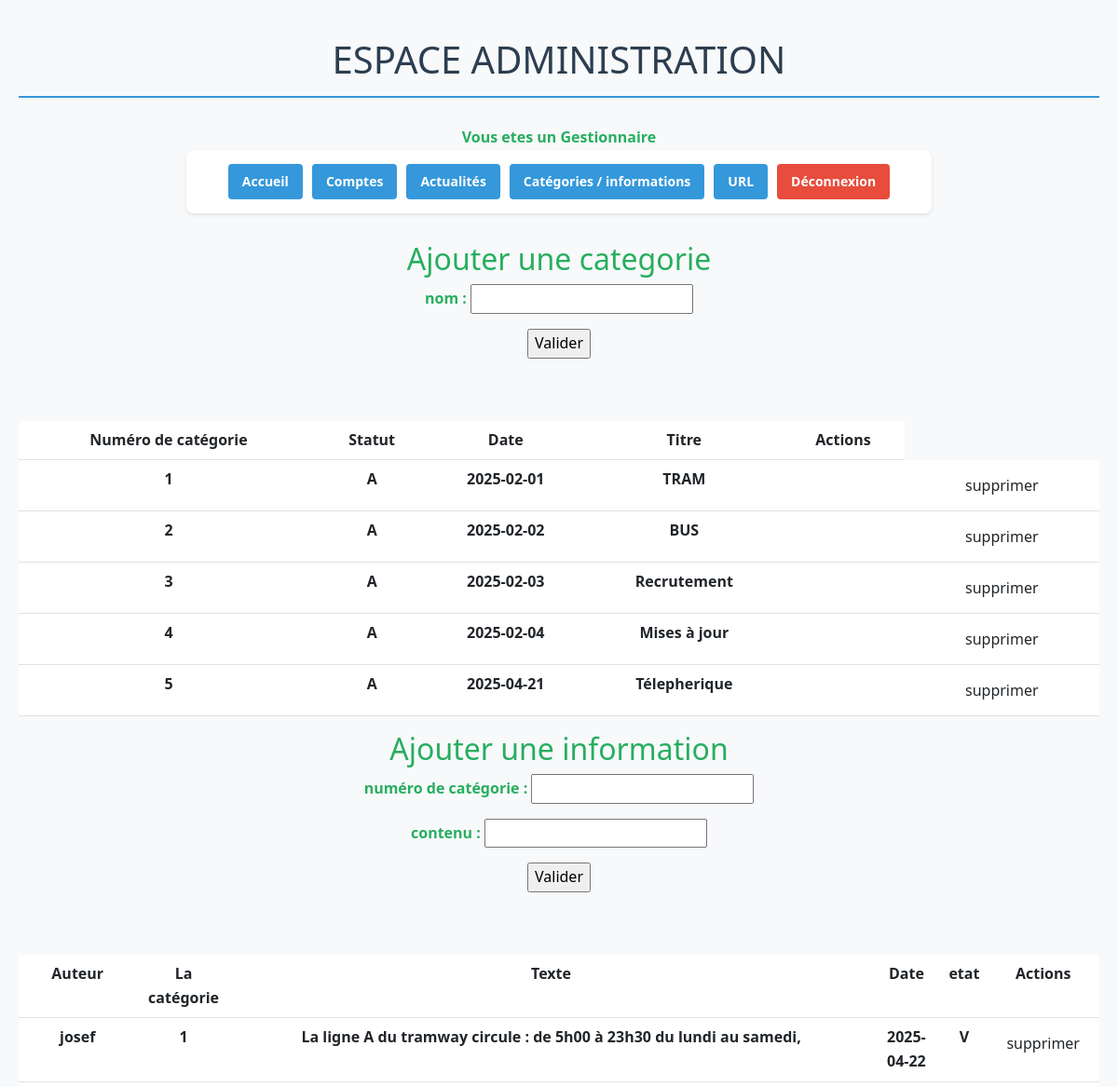
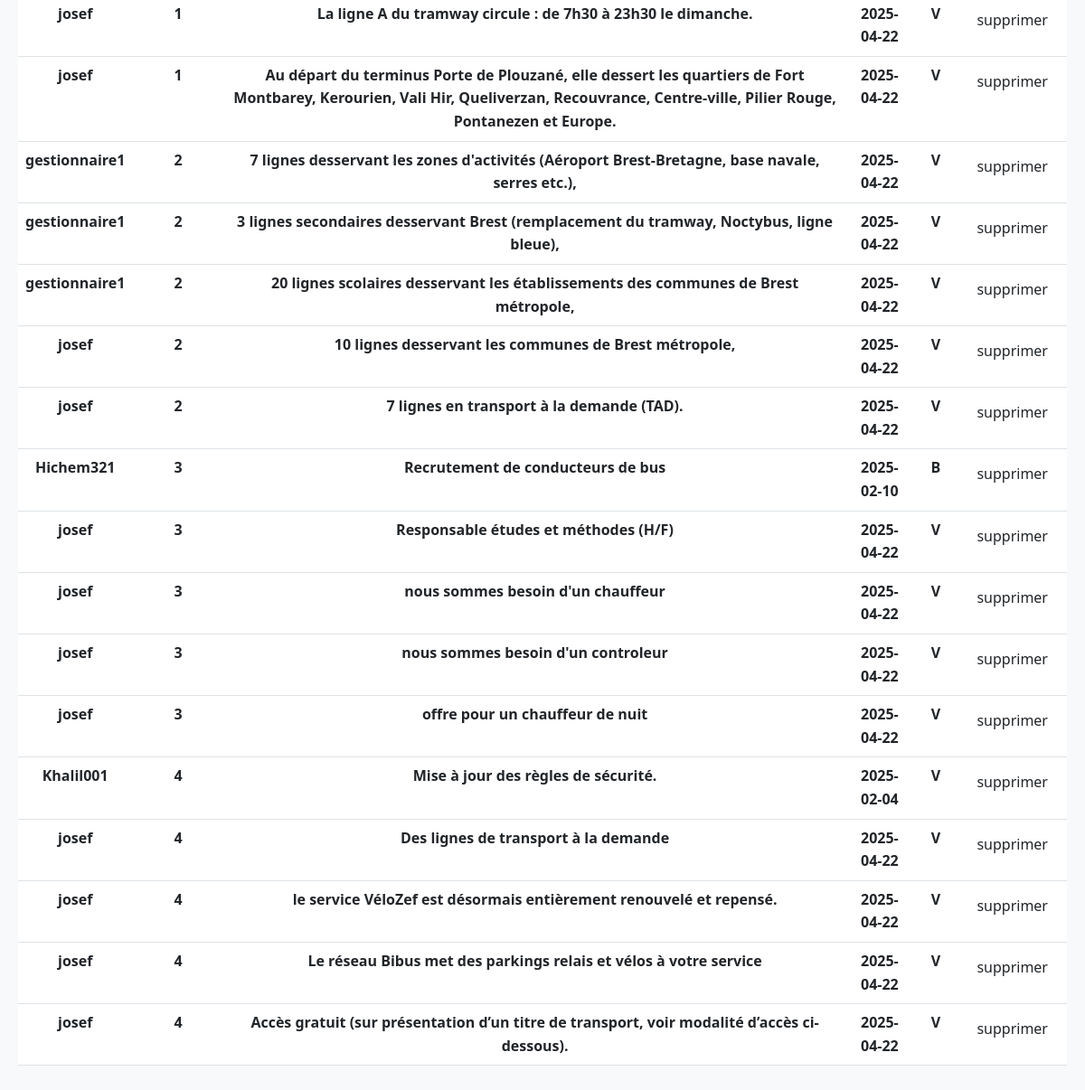
The app's page /session/admin_categories.php (signed in) with its own data (2 pictures, top to bottom).
### tables this page shows
CREATE TABLE `t_categorie_cat` (
  `cat_num` int(11) NOT NULL,
  `cat_statu` char(1) NOT NULL,
  `cat_date` date NOT NULL,
  `cat_intitule` varchar(100) NOT NULL
);

CREATE TABLE `t_information_inf` (
  `inf_num` int(11) NOT NULL,
  `cpt_pseudo` varchar(20) NOT NULL,
  `cat_num` int(11) NOT NULL,
  `inf_text` varchar(300) NOT NULL,
  `inf_date` date NOT NULL,
  `inf_fichierImage` varchar(300) DEFAULT NULL,
  `inf_etat` char(1) DEFAULT NULL
);

### session/admin_categories.php (the view, shortened to what this page needs)
<!DOCTYPE html>
<html>
<head>
    <link href="https://cdn.jsdelivr.net/npm/bootstrap@5.3.0/dist/css/bootstrap.min.css" rel="stylesheet">
</head>
<body>
</body>
</html>
<body>
    <h1>ESPACE ADMINISTRATION</h1>
    <?php
        if (isset($_SESSION['role'])) {
            if ($_SESSION['role'] == 'R') {
                echo "<a style='color: #e74c3c;'>Vous etes un Rédacteur</a>";
                echo "<div class='menu'>";
                echo "<div class='menu-container'>";
                echo "<a href='admin_accueil.php' class='menu-button'>Accueil</a>";
                echo "<a href='actualites.php' class='menu-button'>Actualités</a>";
                echo "<a href='admin_categories.php' class='menu-button'>Catégories / informations</a>";
                echo "<a href='url.php' class='menu-button'>URL</a>";
                echo "<a href='deconnexion.php' class='menu-button' style='background-color: #e74c3c;'>Déconnexion</a>";
                echo "</div>";
                echo "</div>";
            } elseif ($_SESSION['role'] == 'G') {
                echo "Vous etes un Gestionnaire";
                echo "<div class='menu'>";
                echo "<div class='menu-container'>";
                echo "<a href='admin_accueil.php' class='menu-button'>Accueil</a>";
                echo "<a href='admin_comptes.php' class='menu-button'>Comptes</a>";
                echo "<a href='actualites.php' class='menu-button'>Actualités</a>";
                echo "<a href='admin_categories.php' class='menu-button'>Catégories / informations</a>";
                echo "<a href='url.php' class='menu-button'>URL</a>";
                echo "<a href='deconnexion.php' class='menu-button' style='background-color: #e74c3c;'>Déconnexion</a>";
                echo "</div>";
                echo "</div>";
            }
        }
    ?>
    <div id="contenu">
        <h2>Ajouter une categorie</h2>
        <form action="cat_action.php" method="post">
            <p>nom  : <input type="text" name="texte" /></p>
            <p><input type="submit" value="Valider"></p>
        </form>
    </div>
    <?php
        $mysqli = new mysqli('localhost', 'e22204613sql', 'xdO9N6!G', 'e22204613_db2');
        if (isset($_SESSION['role'])) {
            echo ("<br />");
                $requete3="SELECT * FROM `t_categorie_cat`;";
                $resultat3 = $mysqli->query($requete3);
                if ($resultat3 == false) {
                    echo "Error: La requête a échoué \n";
                    echo "Errno: " . $mysqli->errno . "\n";
                    echo "Error: " . $mysqli->error . "\n";
                    exit();
                } else {
                    echo("<br>");
                    echo("<table class='table table-hover'>");
                    echo("<tr>");
                    echo("<th>"); echo ("Numéro de catégorie"); echo("</th>");
                    echo("<th>"); echo ("Statut"); echo("</th>");
                    echo("<th>"); echo ("Date"); echo("</th>");
                    echo("<th>"); echo ("Titre"); echo("</th>");
                    echo("<th>"); echo ("Actions"); echo("</th>");
                    echo("</tr>");
                    while ($cat=$resultat3->fetch_assoc()){
                        echo ("<tr>");
                        echo ("<td>");
                        echo ($cat['cat_num']);
                        echo ("</td>");
                        echo ("<td>");
                        echo ($cat['cat_statu']);
                        echo ("</td>");
                        echo ("<td>");
                        echo ($cat['cat_date']);
                        echo ("</td>");
                        echo ("<td>");
                        echo ($cat['cat_intitule']);
                        echo ("</td>");
                        echo ("<td>");
                            echo ("<td>");
                            echo "<form action='cat_action.php' method='POST'>";
                            echo "<button type='submit' class='btn btn-default'
                            name='desactive'>supprimer</button>";
                        echo "</form>";
                        echo ("</td>");
                        echo ("</tr>");
                    }
                    echo ("</table>");
                }
            }
    ?>
    <div id="contenu">
        <h2>Ajouter une information</h2>
        <form action="inf_action.php" method="post">
            <p>numéro de catégorie  : <input type="text" name="num"  /></p>
            <p>contenu : <input type="text" name="texte" /></p>
            <p><input type="submit" value="Valider"></p>
        </form>
    </div>
    <?php
        $mysqli = new mysqli('localhost', 'e22204613sql', 'xdO9N6!G', 'e22204613_db2');
        if (isset($_SESSION['role'])) {
            echo ("<br />");
                $requete2="SELECT * FROM t_information_inf JOIN t_compte_cpt USING (cpt_pseudo) ORDER BY cat_num ;";
                $resultat2 = $mysqli->query($requete2);
                if ($resultat2 == false) {
                    echo "Error: La requête a échoué \n";
                    echo "Errno: " . $mysqli->errno . "\n";
                    echo "Error: " . $mysqli->error . "\n";
                    exit();
                } else {
                    echo("<br>");
                    echo("<table class='table table-hover'>");
                    echo("<tr>");
                    echo("<th>"); echo ("Auteur"); echo("</th>");
                    echo("<th>"); echo ("La catégorie"); echo("</th>");
                    echo("<th>"); echo ("Texte"); echo("</th>");
                    echo("<th>"); echo ("Date"); echo("</th>");
                    echo("<th>"); echo ("etat"); echo("</th>");
                    echo("<th>"); echo ("Actions"); echo("</th>");
                    echo("</tr>");
                    while ($inf=$resultat2->fetch_assoc()){
                        echo ("<tr>");
                        echo ("<td>");
                        echo ($inf['cpt_pseudo']);
                        echo ("</td>");
                        echo ("<td>");
                        echo ($inf['cat_num']);
                        echo ("</td>");
                        echo ("<td>");
                        echo ($inf['inf_text']);
                        echo ("</td>");
                        echo ("<td>");
                        echo ($inf['inf_date']);
                        echo ("</td>");
                        echo ("<td>");
                        echo ($inf['inf_etat']);
                        echo ("</td>");
                        echo ("<td>");
                            echo "<form action='inf_action.php' method='POST'>";
                            echo "<button type='submit' class='btn btn-default'
                            name='desactive'>supprimer</button>";
                        echo "</form>";
                        echo ("</td>");
                        echo ("</tr>");
                    }
                    echo ("</table>");
                }
            }
    ?>
</body>
</html>

### session/admin_categories.php (style rules this page uses)
body { font-family: 'Segoe UI', Tahoma, Geneva, Verdana, sans-serif; background-color: #f8f9fa; color: #343a40; line-height: 1.6; padding: 20px; }
h1 { color: #2c3e50; text-align: center; margin-bottom: 30px; padding-bottom: 15px; border-bottom: 2px solid #3498db; }
body { text-align: center; font-weight: bold; color: #27ae60; margin: 20px 0; }
.menu { background-color: white; border-radius: 8px; padding: 15px; margin-bottom: 30px; box-shadow: 0 2px 4px rgba(0, 0, 0, 0.1); max-width: 800px; margin-left: auto; margin-right: auto; }
.menu-container { display: flex; flex-wrap: wrap; justify-content: center; gap: 10px; }
.menu-button { padding: 8px 15px; background-color: #3498db; color: white; border: none; border-radius: 4px; cursor: pointer; transition: background-color 0.3s; text-decoration: none; font-size: 14px; }

### records on screen
t_categorie_cat: cat_num "1", cat_statu "A", cat_date "2025-02-01", cat_intitule "TRAM"
t_categorie_cat: cat_num "2", cat_statu "A", cat_date "2025-02-02", cat_intitule "BUS"
t_categorie_cat: cat_num "3", cat_statu "A", cat_date "2025-02-03", cat_intitule "Recrutement"
t_categorie_cat: cat_num "4", cat_statu "A", cat_date "2025-02-04", cat_intitule "Mises à jour"
t_categorie_cat: cat_num "5", cat_statu "A", cat_date "2025-04-21", cat_intitule "Télepherique"
t_information_inf: cpt_pseudo "josef", cat_num "1", inf_text "La ligne A du tramway circule : de 5h00 à 23h30 du lundi au samedi,", inf_date "2025-04-22", inf_etat "V"
t_information_inf: cpt_pseudo "josef", cat_num "1", inf_text "La ligne A du tramway circule : de 7h30 à 23h30 le dimanche.", inf_date "2025-04-22", inf_etat "V"
t_information_inf: cpt_pseudo "josef", cat_num "1", inf_text "Au départ du terminus Porte de Plouzané, elle dessert les quartiers de Fort Montbarey, Kerourien, Vali Hir, Queliverzan, Recouvrance, Centre-ville, Pilier Rouge, Pontanezen et Europe.", inf_date "2025-04-22", inf_etat "V"
t_information_inf: cpt_pseudo "gestionnaire1", cat_num "2", inf_text "7 lignes desservant les zones d'activités (Aéroport Brest-Bretagne, base navale, serres etc.),", inf_date "2025-04-22", inf_etat "V"
t_information_inf: cpt_pseudo "gestionnaire1", cat_num "2", inf_text "3 lignes secondaires desservant Brest (remplacement du tramway, Noctybus, ligne bleue),", inf_date "2025-04-22", inf_etat "V"
t_information_inf: cpt_pseudo "gestionnaire1", cat_num "2", inf_text "20 lignes scolaires desservant les établissements des communes de Brest métropole,", inf_date "2025-04-22", inf_etat "V"
t_information_inf: cpt_pseudo "josef", cat_num "2", inf_text "10 lignes desservant les communes de Brest métropole,", inf_date "2025-04-22", inf_etat "V"
t_information_inf: cpt_pseudo "josef", cat_num "2", inf_text "7 lignes en transport à la demande (TAD).", inf_date "2025-04-22", inf_etat "V"
t_information_inf: cpt_pseudo "Hichem321", cat_num "3", inf_text "Recrutement de conducteurs de bus", inf_date "2025-02-10", inf_etat "B"
t_information_inf: cpt_pseudo "josef", cat_num "3", inf_text "Responsable études et méthodes (H/F)", inf_date "2025-04-22", inf_etat "V"
t_information_inf: cpt_pseudo "josef", cat_num "3", inf_text "nous sommes besoin d'un chauffeur", inf_date "2025-04-22", inf_etat "V"
t_information_inf: cpt_pseudo "josef", cat_num "3", inf_text "nous sommes besoin d'un controleur", inf_date "2025-04-22", inf_etat "V"
t_information_inf: cpt_pseudo "josef", cat_num "3", inf_text "offre pour un chauffeur de nuit", inf_date "2025-04-22", inf_etat "V"
t_information_inf: cpt_pseudo "Khalil001", cat_num "4", inf_text "Mise à jour des règles de sécurité.", inf_date "2025-02-04", inf_etat "V"
t_information_inf: cpt_pseudo "josef", cat_num "4", inf_text "Des lignes de transport à la demande", inf_date "2025-04-22", inf_etat "V"
t_information_inf: cpt_pseudo "josef", cat_num "4", inf_text "le service VéloZef est désormais entièrement renouvelé et repensé.", inf_date "2025-04-22", inf_etat "V"
t_information_inf: cpt_pseudo "josef", cat_num "4", inf_text "Le réseau Bibus met des parkings relais et vélos à votre service", inf_date "2025-04-22", inf_etat "V"
t_information_inf: cpt_pseudo "josef", cat_num "4", inf_text "Accès gratuit (sur présentation d’un titre de transport, voir modalité d’accès ci-dessous).", inf_date "2025-04-22", inf_etat "V"
